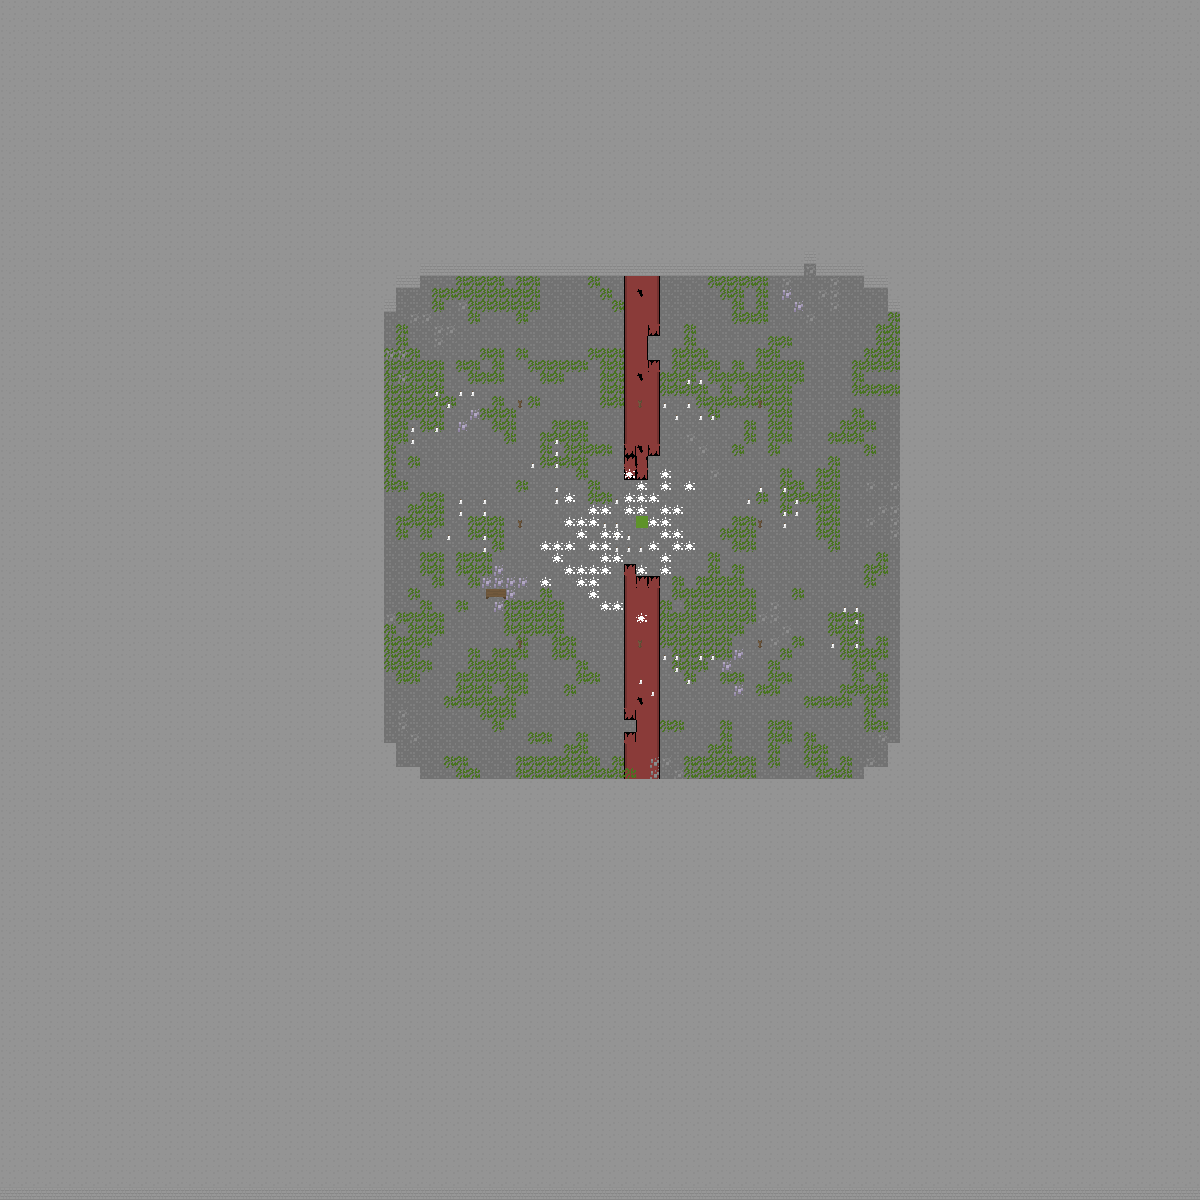

A 2D game scene composited from a Tiled map and its tileset images. What follows is a short description and the map's XML, with each tile layer's data collapsed to a summary:
An orthogonal 100x100 tile map with 12x12 px tiles, 3 tile layers (floor, decals, walls).

<map version="1.0" tiledversion="1.1.1" orientation="orthogonal" renderorder="right-down" width="100" height="100" tilewidth="12" tileheight="12" infinite="0" nextobjectid="1">
 <tileset firstgid="1" name="tiles" tilewidth="32" tileheight="48" tilecount="24" columns="0">
  <grid orientation="orthogonal" width="12" height="48" />
  <tile id="0">
   <properties>
    <property name="name" value="brickwall" />
   </properties>
   <image width="12" height="48" source="../../assets-raw/sprites/tiles/brickwall.png" />
  </tile>
  <tile id="1">
   <properties>
    <property name="name" value="stonefloor" />
   </properties>
   <image width="12" height="12" source="../../assets-raw/sprites/tiles/stonefloor1.png" />
  </tile>
  <tile id="2">
   <properties>
    <property name="name" value="spawncircle" />
   </properties>
   <image width="12" height="12" source="../../assets-raw/sprites/tiles/grass.png" />
  </tile>
  <tile id="3">
   <properties>
    <property name="name" value="litcandles" />
   </properties>
   <image width="8" height="8" source="../../assets-raw/sprites/objects/candle1.png" />
  </tile>
  <tile id="4">
   <properties>
    <property name="name" value="moss" />
   </properties>
   <image width="12" height="12" source="../../assets-raw/sprites/tiles/moss.png" />
  </tile>
  <tile id="5">
   <properties>
    <property name="name" value="thickmoss" />
   </properties>
   <image width="12" height="12" source="../../assets-raw/sprites/tiles/moss.png" />
  </tile>
  <tile id="6">
   <properties>
    <property name="name" value="blackink" />
   </properties>
   <image width="12" height="12" source="../../assets-raw/sprites/tiles/blackinknone.png" />
  </tile>
  <tile id="7">
   <properties>
    <property name="name" value="torchstandlit" />
   </properties>
   <image width="8" height="12" source="../../assets-raw/sprites/objects/torchstand.png" />
  </tile>
  <tile id="8">
   <properties>
    <property name="name" value="rocks" />
   </properties>
   <image width="12" height="12" source="../../assets-raw/sprites/objects/rocks1.png" />
  </tile>
  <tile id="9">
   <image width="12" height="12" source="../../assets-raw/sprites/tiles/redcarpettrimb1.png" />
  </tile>
  <tile id="10">
   <image width="12" height="12" source="../../assets-raw/sprites/tiles/redcarpettrimt1.png" />
  </tile>
  <tile id="11">
   <properties>
    <property name="name" value="redcarpettriml" />
   </properties>
   <image width="12" height="12" source="../../assets-raw/sprites/tiles/redcarpettriml1.png" />
  </tile>
  <tile id="12">
   <properties>
    <property name="name" value="redcarpettrimr" />
   </properties>
   <image width="12" height="12" source="../../assets-raw/sprites/tiles/redcarpettrimr1.png" />
  </tile>
  <tile id="13">
   <properties>
    <property name="name" value="tatteredredcarpet" />
   </properties>
   <image width="12" height="12" source="../../assets-raw/sprites/tiles/tatteredredcarpet1.png" />
  </tile>
  <tile id="14">
   <properties>
    <property name="name" value="tatteredredcarpetr" />
   </properties>
   <image width="12" height="12" source="../../assets-raw/sprites/tiles/tatteredredcarpetr.png" />
  </tile>
  <tile id="15">
   <properties>
    <property name="name" value="tatteredredcarpetl" />
   </properties>
   <image width="12" height="12" source="../../assets-raw/sprites/tiles/tatteredredcarpetl.png" />
  </tile>
  <tile id="16">
   <properties>
    <property name="name" value="redcarpet" />
   </properties>
   <image width="12" height="12" source="../../assets-raw/sprites/tiles/redcarpet.png" />
  </tile>
  <tile id="17">
   <properties>
    <property name="name" value="tatteredredcarpetedge" />
   </properties>
   <image width="12" height="12" source="../../assets-raw/sprites/tiles/tatteredredcarpetedge.png" />
  </tile>
  <tile id="18">
   <properties>
    <property name="name" value="tatteredredcarpetedge2" />
   </properties>
   <image width="12" height="12" source="../../assets-raw/sprites/tiles/tatteredredcarpetedge2.png" />
  </tile>
  <tile id="19">
   <image width="12" height="12" source="../../assets-raw/sprites/tiles/tatteredredcarpetedge3.png" />
  </tile>
  <tile id="20">
   <image width="12" height="12" source="../../assets-raw/sprites/tiles/tatteredredcarpetedge4.png" />
  </tile>
  <tile id="21">
   <properties>
    <property name="name" value="tatteredredcarpetmid" />
   </properties>
   <image width="12" height="12" source="../../assets-raw/sprites/tiles/tatteredredcarpetmid.png" />
  </tile>
  <tile id="22">
   <properties>
    <property name="name" value="books" />
   </properties>
   <image width="12" height="12" source="../../assets-raw/sprites/objects/blocks1.png" />
  </tile>
  <tile id="23">
   <properties>
    <property name="name" value="booktable" />
   </properties>
   <image width="32" height="12" source="../../assets-raw/sprites/objects/booktable.png" />
  </tile>
 </tileset>
 <layer name="floor" width="100" height="100">
  <data>[10000 cells, 10000 non-empty, 8 distinct tile ids]</data>
 </layer>
 <layer name="decals" width="100" height="100">
  <data>[10000 cells, 679 non-empty, 5 distinct tile ids]</data>
 </layer>
 <layer name="walls" width="100" height="100">
  <data>[10000 cells, 8290 non-empty, 7 distinct tile ids]</data>
 </layer>
</map>